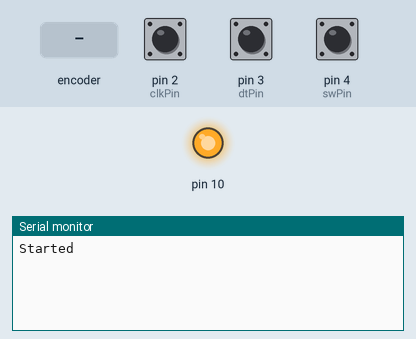
This sketch was run on a simulated Arduino Uno, built with avr-gcc and run on an emulated ATmega328P. Shown: output pins drawn as LEDs (lit = HIGH), the last lines printed to the serial monitor. The test bench sets the inputs (shaded band); at power-on: pin 4 (swPin) HIGH, pin 2 (clkPin) HIGH, pin 3 (dtPin) HIGH.

Above: at 1.2 s.
1.3 s: rotary encoder on pin 2 (clkPin) / pin 3 (dtPin) turned 1 step (first pin leading)
At 1.8 s:
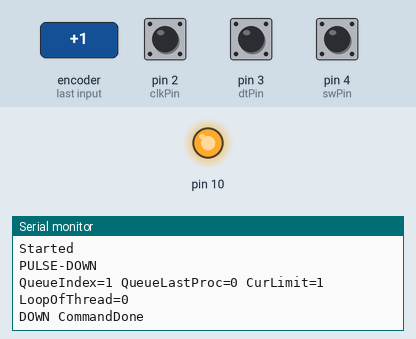
3.0 s: pin 4 (swPin) pulled LOW for 0.15 s
At 4.1 s:
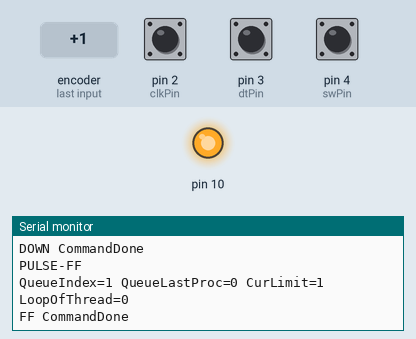
4.8 s: pin 4 (swPin) pulled LOW for 1 s
At 6.7 s:
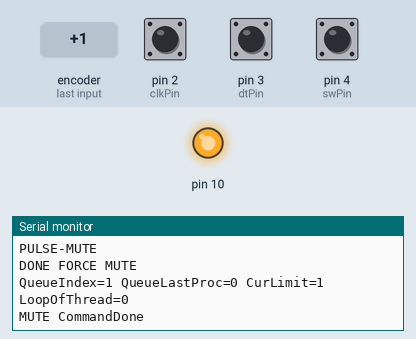
7.3 s: rotary encoder on pin 2 (clkPin) / pin 3 (dtPin) turned 2 steps (second pin leading)
At 8.7 s:
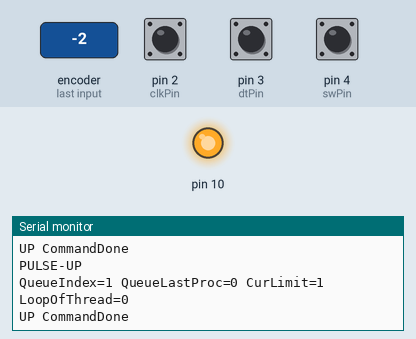
9.2 s: pin 4 (swPin) pulsed LOW 2 times (0.12 s each, 0.3 s apart)
At 10.5 s:
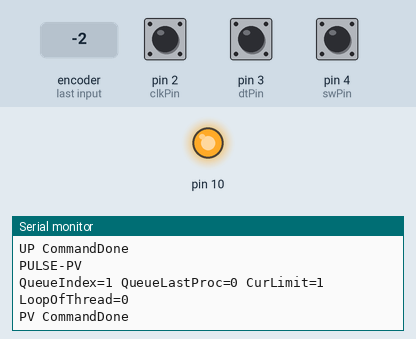

The sketch:

PioneerController-ProtoThread.ino
```cpp
#include "MCP41_Simple.h"
#include <Time.h>
#include "pt.h"

// PINS

// Pins for Rotatary Encoder
#define             clkPin                         2     // CLK PIN on encoder in 2
#define             dtPin                          3     // DT Pin on encoder in 3
#define             swPin                          4     // SWPin on encoder in 4

// Pins for digital Pot
#define             CS                             10

// Globals
#define             NumOfStepsNeeded               1    // given the travel, you might want increase the number of steps needed for a volume move (my encoder seems too aggressively moving)


/////////////////////////////////////////////////////////////////////////////////////////////////////////////////////////
// for debugging do a find/replace on Serial with (slash)(slash)Serial
/////////////////////////////////////////////////////////////////////////////////////////////////////////////////////////

// Encoder vars
int                 EncoderValue                  = 0;
int                 PreviousEncoderVal            = 0;
int                 Delta                         = 0;
int                 PreviousPush                  = 0;
static int          oldA                          = HIGH;
static int          oldB                          = HIGH;

// time vars
unsigned long       CurrentMills                  = 0;
unsigned long       PreviousMills                 = 0;
static int          DoubleClickTime               = 350;         // how much time between single click and if another "double" click
static int          DeBounceDelay                 = 10;          // this is hardware/software loop centric, for my setup and loop() 1 seems to be working well
static int          MinSliceDelay                 = 1;
static int          MoreAggressiveDebounce        = 200;


// Threading times                                              //  libraries scheduler seem to need different CPUs, and protothread seemed to involved, so just did a simple wait schedule with anti-stravation
static int          WaitForUnitToComplete         = 41;         // so far it looks like the Pioneer might need 40msec to respond to the event
static int          WaitForDisplayTime            = 850;        // was 650        // this should be the minimum time to display the screen
static int          WaitTimeForBetweenScreens     = 4100;       // this should be the minimum time for the screen to remove after no other commands have been sent

// hold down button for Mute method
static bool         HoldDownForMute               = true;      // this is just a toggle to see if you are using this method of muting
static int          HowLongToHoldForMute          = 500;       // this probably should be more than the doubleclicktime (cause less confusion)

// ProtoThreads
static struct pt pt1, pt2;                                      // 2 threads, the encodes pt1 thread, and the writing of commands (the POT setter) pt2

// ProtoThread Queue
#define               QUEUEMAXSIZE  200
int                   QueueCommands[QUEUEMAXSIZE];
int                   QueueIndex=0;
int                   QueueLastProc=0;
static int            LoopOfThread                  = 0;
static int            CurLimit                      = 0;

// 20200714 -- you must now place the defines for anything that causes the Pioneer VolumeScreen to come up first and contiguous so that SCREENRANGE is < all of them
#define VOLUMEUP      1
#define VOLUMEDOWN    2
#define MUTE          3         // mute can be implemented as the button MUTE or PLAY/PAUSE which would allow Navigation to continue, I usually opt for that method
#define SCREENRANGE   4

#define TRACKFF       4
#define TRACKPV       5
#define TRIPLECLICK   6       // unsure what this does, mostly testing right now


// create a global POT object
MCP41_Simple pot;

// in the case of the X9C pot, its a percentage and the 104 is 100K with 100 steps so each step is 1000 Ohm or 1K so you just set the percentage directly
//

#define REST_MUTE                                  248
#define REST_TRACKFF                               235
#define REST_TRACKPV                               225
#define REST_VOLUMEUP                              212
#define REST_VOLUMEDOWN                            194
#define REST_TRIPLECLICK                           0


void setup()
{
  // setup encoder
  pinMode(clkPin,INPUT);
  pinMode(dtPin,INPUT);
  pinMode(swPin,INPUT);
  digitalWrite(swPin,HIGH);

  // setup POT
  pot.begin(CS);
  delay(1);
  pot.setMax();
  delay(WaitForUnitToComplete);

  // clear the queue, I believe this can be removed since the units memory starts zero'ed, (I remember reading that somewhere)
  ClearQueue();

  // Setup output
  Serial.begin(115200);
  Serial.println("Started");
}

void loop()
{
  protothread1(&pt1);
  protothread2(&pt2);
}

static int protothread1(struct pt *pt)
{
  static unsigned long timestamp            = 0;
  static int           change               = 0;

  static unsigned long LastTimeDirection    = 0;
  static int           LastDirection        = 0;

  static unsigned long PrevLongHoldTime     = 0;
  static unsigned long StillHoldingDown     = 0;
  PT_BEGIN(pt);
  while(1)
  {
      // get encode info
      change              = getEncoderTurn();
      PreviousEncoderVal  = EncoderValue;
      EncoderValue        = EncoderValue+change;

      // see if they clicked, and if they did, and the time has expired, then track forward
      if (PreviousMills != 0 && millis()-PreviousMills>DoubleClickTime)
      {
          // you have to see if you are holding down just in case because you dont want to track AND mute
          if (HoldDownForMute && PrevLongHoldTime)
          {
            Serial.println("You are still holding down, dont track forward until you let go");
          }
          else
         {
            PreviousMills =0;
            PulseTrackForward();
         }
      }


      // reset if you push the button, that will probably change to track forward, and 2 is track back
      if(digitalRead(swPin) == LOW)
      {
        // this is the handler for Muting now
        if (HoldDownForMute)
       {
          if (PrevLongHoldTime && millis()-PrevLongHoldTime > HowLongToHoldForMute && !StillHoldingDown)
          {
              StillHoldingDown = millis();
              Serial.println("You have held down long enough");
              ClearQueuePos();
              PulseMute();
              //timestamp = millis(); PT_WAIT_UNTIL(pt, millis() - timestamp > WaitForUnitToComplete);                        // allow other thread some time
              Serial.println("DONE FORCE MUTE");
              PreviousMills=0; // this is here to make sure that the next command isnt a TrackForward
          }
          if (PrevLongHoldTime == 0)
            PrevLongHoldTime = millis();
       }

        if (PreviousPush==0)
        {
           CurrentMills = millis();
           if (PreviousMills==0)
           {
             PreviousMills = CurrentMills;
           }
           else if (CurrentMills-PreviousMills<DoubleClickTime)
           {
                PreviousMills =0;
                PulseTrackBack();
           }
           PreviousPush = 1;
        }
        timestamp = millis();
        PT_WAIT_UNTIL(pt, millis() - timestamp > DeBounceDelay);
      }
      else
      {
          PreviousPush = 0;
          if (HoldDownForMute)
          {
              PrevLongHoldTime = 0;
              StillHoldingDown = 0;
          }
      }


      if (EncoderValue !=  PreviousEncoderVal)
      {
         Delta = Delta + EncoderValue - PreviousEncoderVal;
         if (Delta == NumOfStepsNeeded || Delta == -NumOfStepsNeeded)
         {
           if (Delta >0)
           {
                Delta=0;
                if (LastDirection==VOLUMEDOWN && millis() - LastTimeDirection < MoreAggressiveDebounce)
                {
                  Serial.println((String)"This UP is being ignored, TimeDiff~=" + (millis() - LastTimeDirection));
                }
                else
                {
                  PulseVolumeUp();
                  LastDirection=VOLUMEUP;
                }
                LastTimeDirection=millis();
           }
           else
           {
                Delta=0;

                if (LastDirection==VOLUMEUP && millis() - LastTimeDirection < MoreAggressiveDebounce)
                {
                  Serial.println((String)"This DOWN is being ignored, timediff~= " + (millis() - LastTimeDirection));
                }
                else
                {
                  PulseVolumeDown();
                  LastDirection=VOLUMEDOWN;
                  LastTimeDirection=millis();
                }
             }
         }
      }
      timestamp = millis();
      PT_WAIT_UNTIL(pt, millis() - timestamp > MinSliceDelay);                        // allow other thread some time
  }
  PT_END(pt);
}

static int protothread2(struct pt *pt)
{
  static unsigned long  timestamp                      = 0;
  static uint16_t       Command                        = 0;
  static unsigned long  PreviousCommandTimeStamp       = 0;
  static bool           WaitForDisplay                 =false;
  static unsigned long  TimeWhenInQueue                = 0;
  static bool           InsideAQueueProcess            =false;
  static int            TempCommand                    =0;


  PT_BEGIN(pt);
  while(1)
  {
     Command=0;
      CurLimit=QueueIndex;
      if (CurLimit<QueueLastProc)
        CurLimit=CurLimit+QUEUEMAXSIZE;

      if (QueueLastProc != CurLimit)
      {
        Serial.println((String)"QueueIndex="+QueueIndex+" QueueLastProc="+QueueLastProc+ " CurLimit="+CurLimit+" LoopOfThread="+LoopOfThread);
        for (LoopOfThread = QueueLastProc; LoopOfThread < CurLimit; LoopOfThread++)
        {
            Command=0;
            switch(QueueCommands[LoopOfThread%QUEUEMAXSIZE])
            {
              case VOLUMEUP:
                Command = REST_VOLUMEUP;
                Serial.print("UP ");
                break;
              case VOLUMEDOWN:
                Command = REST_VOLUMEDOWN;
                Serial.print("DOWN ");
                break;
              case TRACKFF:
                Command = REST_TRACKFF;
                Serial.print("FF ");
                break;
              case TRACKPV:
                Command = REST_TRACKPV;
                Serial.print("PV ");
                break;
              case MUTE:
                Command = REST_MUTE;
                Serial.print("MUTE ");
                break;
//              case TRIPLECLICK:
//                Command = REST_TRIPLECLICK;
//                Serial.print("TRIPLECLICK ");
//                break;
              default:
                Serial.println((String)"Dont think I should hit these QueueIndex="+QueueIndex+" QueueLastProc="+QueueLastProc+ " CurLimit="+CurLimit);
                Command=0;
                // HACK. If we hit QUEUEMAX we will end here, and stay there until MUTE
                ClearQueuePos();
                timestamp = millis();PT_WAIT_UNTIL(pt, millis() - timestamp > DeBounceDelay);
              break;
            }
            TempCommand = QueueCommands[LoopOfThread%QUEUEMAXSIZE];
            QueueCommands[LoopOfThread%QUEUEMAXSIZE]=0;

            if (Command != 0)
            {
                timestamp = millis();
                if (timestamp-PreviousCommandTimeStamp > WaitTimeForBetweenScreens && !InsideAQueueProcess && TempCommand < SCREENRANGE)    // SCREENRANGE must be +1 then ALL display impacting cases
                {
                  PreviousCommandTimeStamp = timestamp;
                  WaitForDisplay=true;
                }

                InsideAQueueProcess=true;
                TimeWhenInQueue = millis();


                pot.setWiper(Command);
                timestamp = millis();
                PT_WAIT_UNTIL(pt, millis() - timestamp > WaitForUnitToComplete);                       // allow stereo time to handle the input
                Serial.println("CommandDone");
                pot.setMax();

                timestamp = millis();
                PT_WAIT_UNTIL(pt, millis() - timestamp > WaitForUnitToComplete);                       // allow stereo time to handle the input

                if (WaitForDisplay)
                {
                   Serial.println("Waiting for Screen");
                   WaitForDisplay = false;
                   timestamp = millis();PT_WAIT_UNTIL(pt, millis() - timestamp > WaitForDisplayTime);                // allow stereo time to handle the input
                   Serial.println("Screen should be up, do any other commands");
                }
            }
            Command=0;
        } // when the for-next loop is done (all the commands on the queue)
        QueueLastProc=CurLimit%QUEUEMAXSIZE;
      }
      else // if you are here there was no messages in the queue
      {
        timestamp = millis();
        if (timestamp-TimeWhenInQueue > WaitTimeForBetweenScreens)
        {
           if (InsideAQueueProcess)
              Serial.println("The screen is no longer on ");
           InsideAQueueProcess=false;
        }
        // Since no command is in queue reset to start
        ClearQueuePos();
      }
      timestamp = millis(); PT_WAIT_UNTIL(pt, millis() - timestamp > MinSliceDelay);                                // allow other thread some time
  }
  PT_END(pt);
}

//  commands
void PulseVolumeUp()
{
  QueueCommands[QueueIndex]=VOLUMEUP;
  IncreaseQueueIndex();
  Serial.println("PULSE-UP");
}
void PulseVolumeDown()
{
  QueueCommands[QueueIndex]=VOLUMEDOWN;
  IncreaseQueueIndex();
  Serial.println("PULSE-DOWN");
}
void PulseTrackForward(void)
{
  QueueCommands[QueueIndex]=TRACKFF;
  IncreaseQueueIndex();
  Serial.println("PULSE-FF");
}
void PulseTrackBack(void)
{
  QueueCommands[QueueIndex]=TRACKPV;
  IncreaseQueueIndex();
  Serial.println("PULSE-PV");
}
void PulseMute(void)
{
  QueueCommands[QueueIndex]=MUTE;
  IncreaseQueueIndex();
  Serial.println("PULSE-MUTE");
}
void PulseTripleClick(void)
{
  QueueCommands[QueueIndex]=TRIPLECLICK;
  IncreaseQueueIndex();
  Serial.println("PULSE-TRIPLE");
}

int getEncoderTurn(void)
{
  int result=0;
  int newA=digitalRead(clkPin);
  int newB=digitalRead(dtPin);
  if (newA != oldA || newB != oldB)
  {
    // something changed
    if (oldA == HIGH && newA==LOW)
      result = (oldB*2-1);
  }
  oldA=newA;
  oldB=newB;
  return result*-1;
}

void IncreaseQueueIndex()
{
    QueueIndex++;
    if (QueueIndex > QUEUEMAXSIZE)
      QueueIndex=0;
}

void ClearQueue()
{
  //init the queue, (not really needed but just in case)
  static int clearloop=0;
  ClearQueuePos();
  for (clearloop=0;clearloop<=QUEUEMAXSIZE;clearloop++)
     QueueCommands[clearloop]=0;

}


void ClearQueuePos() {
  CurLimit=0;
  LoopOfThread=0;
  QueueIndex=0;
  QueueLastProc=0;
}
```

MCP41_Simple.cpp
```cpp
// (licence header left out)
#include "MCP41_Simple.h"
#include <inttypes.h>
#include <Arduino.h>
#include <SPI.h>

/** Initialise potentiometer on the default SPI bus. */

#define ADDRESS B00010001

MCP41_Simple::MCP41_Simple()                  { _spiBus = &SPI;    }

/** Initialise potentiometer on a specified SPI bus.
 *
 *  If you have more than one SPI bus available, you can pass an appropriate
 *  SPIClass object here.
 *
 *  Example:
 *
 *    MCP41_Simple MyPot(SPI1);
 *
 * This is untested, but should work, assuming your alternative SPI bus also
 * inherits from SPIClass like the default SPI bus does.
 */

MCP41_Simple::MCP41_Simple(SPIClass &spiBus ) { _spiBus = &spiBus; }


/** Begin communication to the potentiometer using the supplied pin as it's
 *  chipSelect.
 */
void MCP41_Simple::begin(uint8_t chipSelectPin) {
  begin(chipSelectPin, ADDRESS);
}


void MCP41_Simple::begin(uint8_t chipSelectPin, uint8_t address)
{
  _chipSelectPin = chipSelectPin;
  _address = address;
  digitalWrite(chipSelectPin, HIGH);
  pinMode(chipSelectPin, OUTPUT);
  _spiBus->begin();
}

/** Set the wiper position of the potentiometer, to a position between 0 and 255.
 */
void MCP41_Simple::setWiper(uint8_t value)
{
  digitalWrite(_chipSelectPin, LOW);
  _spiBus->transfer(_address);
  _spiBus->transfer(value);
  digitalWrite(_chipSelectPin, HIGH);
};

void MCP41_Simple::setMax() {
  setWiper(0);
};

void MCP41_Simple::setMin() {
  setWiper(255);
};


/** Put the potentiometer in shutdown mode, output B gets tied to the Wiper, and output A is tri-stated.
 */

void MCP41_Simple::shutdownMode()
{
  digitalWrite(_chipSelectPin, LOW);
  _spiBus->transfer(_address);
  _spiBus->transfer(0);
  digitalWrite(_chipSelectPin, HIGH);
}
```

MCP41_Simple.h
```cpp
// (licence header left out)
#include <SPI.h>

class MCP41_Simple
{
    protected:
      uint8_t _chipSelectPin;
      SPIClass *_spiBus;
      uint8_t _address;

    public:
      // In case you may have multiple SPI busses, you can supply one
      // on object creation, otherwise it will use the default
      MCP41_Simple()                 ;
      MCP41_Simple(SPIClass &spiBus );

      void begin   (uint8_t chipSelectPin);
      void begin   (uint8_t chipSelectPin, uint8_t address);
      void setWiper(uint8_t value);
      void setMax();
      void setMin();

      void shutdownMode();
};
```

X9C.h
```cpp
// (licence header left out)
#ifndef X9C_H
#define X9C_H
//
// direction "sense" is set between Vh/Rh (pin 3) and Vw/Rw (pin 5) i.e. with x9c104,
//		setPotMin will give abt 220R - 330R between these pins
//      setPotMax should give abt 100k
//
#include <Arduino.h>

#define X9C_UP LOW
#define X9C_DOWN HIGH
#define X9C_MAX 99
//
// stepPot explicilty does NOT save to NVRAM - allows reboot to old NVRAM value, with minor runtime tweaks
//
class X9C {
	public:
		X9C(){};
		~X9C(){};
		void begin(uint8_t cs,uint8_t inc,uint8_t ud);
		void setPot(uint8_t pos,bool save=true);
		void setPotMax(bool save=true);
	  	void setPotMin(bool save=true);
		void trimPot(uint8_t amt,uint8_t dir,bool save=true);
	private:
		uint8_t _cs, _inc, _ud;

		void _deselectAndSave();
		void _deselectNoSave();
		void _stepPot(uint8_t amt,uint8_t dir);
	};

#endif // X9C_H
```

Source omitted: X9C.cpp (2834 bytes), lc-switch.h (2801 bytes), lc.h (3871 bytes), pt.h (7864 bytes)

Measured:
- after the input at 1.3 s, the serial monitor: prints a new line at once (image 1)
- after the input at 3.0 s, the serial monitor: prints a new line after 0.35 s (image 2)
- after the input at 4.8 s, the serial monitor: prints a new line after 0.35 s (image 3)
- after the input at 7.3 s, the serial monitor: prints a new line at once (image 4)
- after the input at 9.2 s, the serial monitor: prints a new line after 0.30 s (image 5)
